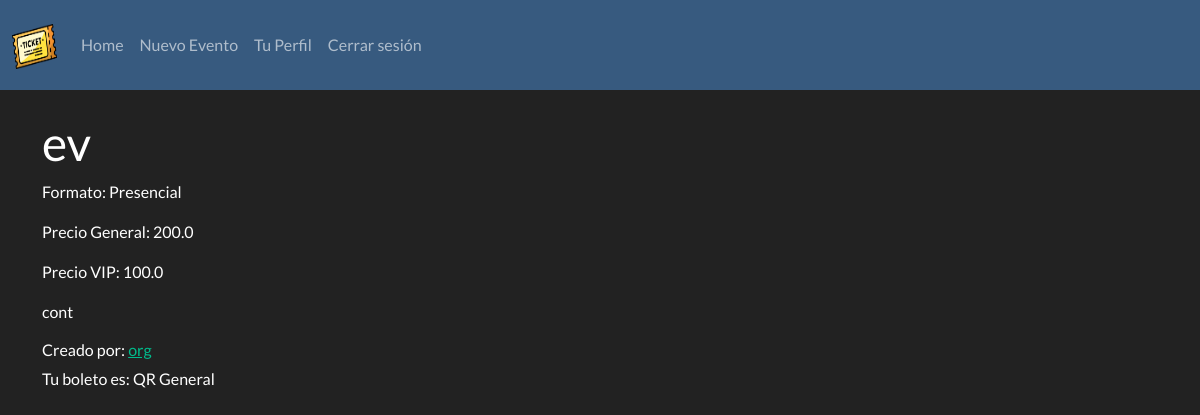
The app's page /evento/1 (signed in) with its own data.
### app/models.py (models this page shows, shortened)
class Evento(db.Model):
	id = db.Column(db.Integer, primary_key=True)
	nombre = db.Column(db.String(320), nullable=False)
	descripcion = db.Column(db.Text)
	fecha = db.Column(db.DateTime, nullable=False)
	user_id = db.Column(db.Integer, db.ForeignKey('user.id'), nullable=False)
	precio_general = db.Column(db.Float)
	precio_vip = db.Column(db.Float)
	@hybrid_property
	def organizador(self):
		return User.query.filter_by(id=self.user_id).first()
	@hybrid_property
	def tipo(self):
		if EventoVirtual.query.filter_by(id=self.id).first():
			return "Virtual"
		if EventoPresencial.query.filter_by(id=self.id).first():
			return "Presencial"

class User(db.Model, UserMixin):
	id = db.Column(db.Integer, primary_key=True)
	nombre = db.Column(db.String(320), nullable=False)
	username = db.Column(db.String(25), unique=True, nullable=False)
	email = db.Column(db.String(320), unique=True, nullable=False)
	password = db.Column(db.String(25), nullable=False)
	eventos = db.relationship('Evento', backref='creator', lazy=True)
	@hybrid_property
	def tipo(self):
		if Administrador.query.filter_by(id=self.id).first():
			return "Administrador"
		elif Comprador.query.filter_by(id=self.id).first():
			return "Comprador"
		elif Organizador.query.filter_by(id=self.id).first():
			return "Organizador"

### app/routes.py (the view)
@app.route('/evento/<int:evento_id>')
@login_required
def evento(evento_id):
	evento = Evento.query.filter_by(id=evento_id).first_or_404()
	boleto = Boleto.query.filter_by(user_id=current_user.id, evento_id=evento.id).first()
	if boleto:
		boleto = BoletoVirtual.query.filter_by(id=boleto.id).first() if boleto.tipo == "Virtual" else BoletoPresencial.query.filter_by(id=boleto.id).first()
	else:
		boleto = None
	return render_template('evento.html', evento=evento, boleto=boleto)

### app/models.py (called while the page is built)
@login_manager.user_loader
def load_user(user_id):
	return User.query.get(int(user_id))

	@hybrid_property
	def boleto_impl(self):
		boleto = BoletoGeneralImpl.query.filter_by(id=self.id).first()
		return BoletoVIPImpl.query.filter_by(id=self.id).first() if boleto is None else boleto

	@hybrid_property
	def tipo(self):
		if BoletoVirtual.query.filter_by(id=self.id).first():
			return "Virtual"
		if BoletoPresencial.query.filter_by(id=self.id).first():
			return "Presencial"

	def mostrarAcceso(self):
		datos = self.boleto_impl.mostrarAccesoDev()
		return self.generarQREntrada(datos)

	def generarQREntrada(self, datos):
		return f"QR {datos}"

	def mostrarAccesoDev(self):
		return "General"

### app/templates/evento.html (shortened to what this page needs)
{% extends 'layout.html' %}
{% block body %}
<br>
<h1>{{ evento.nombre }}</h1>
	<p>Formato: {{ evento.tipo }}</p>
	<p>Precio General: {{ evento.precio_general }}</p>
	<p>Precio VIP: {{ evento.precio_vip }}</p>
	<p>{{ evento.descripcion }}</p>
	<h6>Creado por: <a href="{{ url_for('profile', username=evento.organizador.username) }}">{{ evento.organizador.nombre }}</a></h3>
	{% if boleto %}
		<p>Tu boleto es: {{ boleto.mostrarAcceso() }}</p>
	{% else %}
		<form action="{{ url_for('comprar_boleto', evento_id=evento.id, tipo='General') }}" method="post">
		    <button class="btn btn-primary" name="comprar" value="General">Comprar General</button>
		    <br><br>
		    <button class="btn btn-primary" name="comprar" value="VIP">Comprar VIP</button>
		</form>
	{% endif %}
{% endblock %}

### records on screen
Evento: nombre "ev", precio_general "200.0", precio_vip "100.0", descripcion "cont"
User: organizador.nombre "org"

### other values on screen
{{ evento.tipo }} "Presencial"
{{ boleto.mostrarAcceso() }} "QR General"
